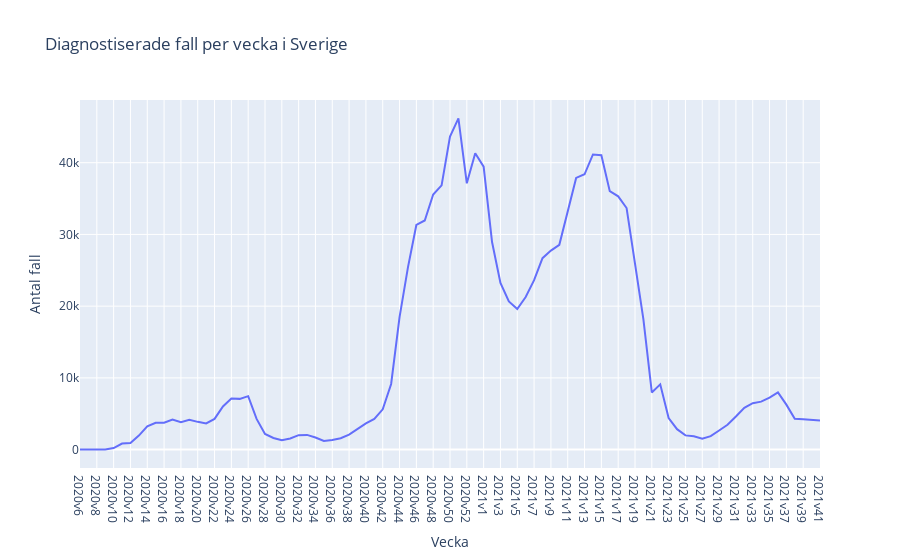

Write notebook code for a chart like this one.
### Code cell
# Plotta andra grafen.
fig = px.line(covid_veckodata_riket, x="Vecka", y="Antal_fall_vecka", title="Diagnostiserade fall per vecka i Sverige", labels={"Antal_fall_vecka" : "Antal fall"}) 
fig.show()
fig.write_html("Visualiseringar/Diagnostiserade fall per vecka i Sverige.html")

### Figure 1 — Plotly figure (JSON) as saved in the notebook; plotly's stock layout.template omitted (floating-point values rounded to 4 significant figures)
{"data": [{"hovertemplate": "Vecka=%{x}<br>Antal fall=%{y}<extra></extra>", "legendgroup": "", "line": {"color": "#636efa", "dash": "solid"}, "marker": {"symbol": "circle"}, "mode": "lines", "name": "", "orientation": "v", "showlegend": false, "type": "scatter", "x": ["2020v6", "2020v7", "2020v8", "2020v9", "2020v10", "2020v11", "2020v12", "2020v13", "2020v14", "2020v15", "2020v16", "2020v17", "2020v18", "2020v19", "2020v20", "2020v21", "2020v22", "2020v23", "2020v24", "2020v25", "2020v26", "2020v27", "2020v28", "2020v29", "2020v30", "2020v31", "2020v32", "2020v33", "2020v34", "2020v35", "2020v36", "2020v37", "2020v38", "2020v39", "2020v40", "2020v41", "2020v42", "2020v43", "2020v44", "2020v45", "2020v46", "2020v47", "2020v48", "2020v49", "2020v50", "2020v51", "2020v52", "2020v53", "2021v1", "2021v2", "2021v3", "2021v4", "2021v5", "2021v6", "2021v7", "2021v8", "2021v9", "2021v10", "2021v11", "2021v12", "2021v13", "2021v14", "2021v15", "2021v16", "2021v17", "2021v18", "2021v19", "2021v20", "2021v21", "2021v22", "2021v23", "2021v24", "2021v25", "2021v26", "2021v27", "2021v28", "2021v29", "2021v30", "2021v31", "2021v32", "2021v33", "2021v34", "2021v35", "2021v36", "2021v37", "2021v38", "2021v39", "2021v40", "2021v41"], "xaxis": "x", "y": [1, 0, 0, 13, 211, 838, 924, 1957, 3229, 3740, 3752, 4203, 3832, 4153, 3869, 3659, 4280, 6021, 7123, 7073, 7455, 4279, 2179, 1622, 1316, 1556, 2014, 2052, 1687, 1200, 1332, 1592, 2080, 2919, 3642, 4278, 5620, 9155, 18474, 25405, 31319, 31944, 35560, 36837, 43631, 46177, 37134, 41323, 39455, 28942, 23230, 20660, 19605, 21283, 23615, 26690, 27748, 28555, 33033, 37881, 38386, 41147, 41038, 36032, 35306, 33680, 25916, 18169, 7974, 9094, 4394, 2848, 1982, 1869, 1514, 1881, 2662, 3459, 4608, 5820, 6466, 6688, 7236, 7972, 6266, 4298, 4241, 4141, 4062], "yaxis": "y"}], "layout": {"legend": {"tracegroupgap": 0}, "title": {"text": "Diagnostiserade fall per vecka i Sverige"}, "xaxis": {"anchor": "y", "domain": [0, 1], "title": {"text": "Vecka"}}, "yaxis": {"anchor": "x", "domain": [0, 1], "title": {"text": "Antal fall"}}}}
